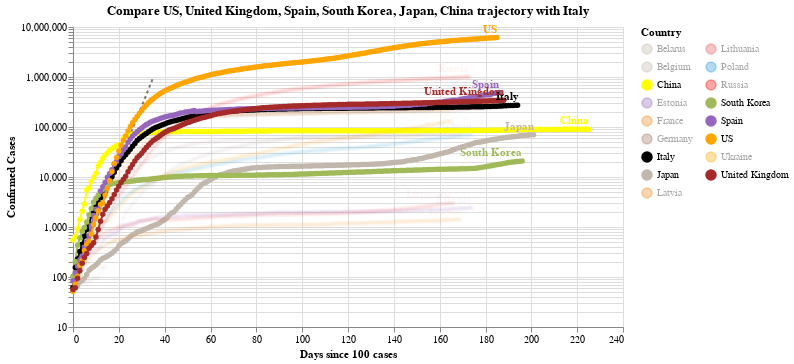

Here is the notebook cell this chart was saved with:
### Code cell
#hide_input
chart2 = make_since_chart(dff2, ['US', 'United Kingdom', 'Spain', 'South Korea', 'Japan', 'China'], baseline_countries)
chart2

### Figure 1 — Vega-Lite specification as saved in the notebook (floating-point values rounded to 4 significant figures; data arrays with more than 128 entries replaced by an {"elided": "..."} marker saying what was removed)
{"config": {"view": {"continuousWidth": 400, "continuousHeight": 300}}, "layer": [{"data": {"name": "data-628230001892d6798b50651be41d1b3e"}, "mark": {"type": "line", "color": "black", "opacity": 0.5, "strokeDash": [3, 3]}, "encoding": {"x": {"type": "quantitative", "field": "Days since 100 cases"}, "y": {"type": "quantitative", "field": "Confirmed Cases"}}}, {"data": {"name": "data-69a6ba6729a41c0e3ac816cea563e935"}, "mark": {"type": "line", "point": true}, "encoding": {"color": {"type": "nominal", "field": "Country", "legend": {"columns": 2}, "scale": {"domain": ["Belarus", "Belgium", "China", "Estonia", "France", "Germany", "Italy", "Japan", "Latvia", "Lithuania", "Poland", "Russia", "South Korea", "Spain", "US", "Ukraine", "United Kingdom"], "range": ["#C1B7AD", "#C1B7AD", "yellow", "#9467bd", "#F58518", "#9D755D", "black", "#C1B7AD", "#F58518", "#E45756", "#2495D3", "red", "#A1BA59", "#9467bd", "orange", "orange", "brown"]}}, "opacity": {"condition": {"value": 1, "selection": "selector007"}, "value": 0.05}, "tooltip": [{"type": "nominal", "field": "Country"}, {"type": "temporal", "field": "Date"}, {"type": "quantitative", "field": "Confirmed Cases"}, {"type": "quantitative", "field": "Days since 100 cases"}], "x": {"type": "quantitative", "field": "Days since 100 cases"}, "y": {"type": "quantitative", "field": "Confirmed Cases", "scale": {"type": "log"}}}, "selection": {"selector007": {"type": "multi", "fields": ["Country"], "bind": "legend", "init": [{"Country": "US"}, {"Country": "United Kingdom"}, {"Country": "Spain"}, {"Country": "South Korea"}, {"Country": "Japan"}, {"Country": "China"}, {"Country": "Italy"}]}}, "width": 550}, {"data": {"name": "data-69a6ba6729a41c0e3ac816cea563e935"}, "mark": {"type": "text", "align": "right", "dy": -8, "fontWeight": "bold"}, "encoding": {"color": {"type": "nominal", "field": "Country", "legend": {"columns": 2}, "scale": {"domain": ["Belarus", "Belgium", "China", "Estonia", "France", "Germany", "Italy", "Japan", "Latvia", "Lithuania", "Poland", "Russia", "South Korea", "Spain", "US", "Ukraine", "United Kingdom"], "range": ["#C1B7AD", "#C1B7AD", "yellow", "#9467bd", "#F58518", "#9D755D", "black", "#C1B7AD", "#F58518", "#E45756", "#2495D3", "red", "#A1BA59", "#9467bd", "orange", "orange", "brown"]}}, "opacity": {"condition": {"value": 1, "selection": "selector007"}, "value": 0.05}, "text": {"type": "nominal", "field": "Country"}, "tooltip": [{"type": "nominal", "field": "Country"}, {"type": "temporal", "field": "Date"}, {"type": "quantitative", "field": "Confirmed Cases"}, {"type": "quantitative", "field": "Days since 100 cases"}], "x": {"type": "quantitative", "field": "Days since 100 cases"}, "y": {"type": "quantitative", "field": "Confirmed Cases", "scale": {"type": "log"}}}, "transform": [{"filter": "(datum['Date'] >= 1599091200000)"}], "width": 550}], "title": "Compare US, United Kingdom, Spain, South Korea, Japan, China trajectory with Italy", "$schema": "https://vega.github.io/schema/vega-lite/v4.0.2.json", "datasets": {"data-628230001892d6798b50651be41d1b3e": [{"Days since 100 cases": 0, "Confirmed Cases": 100.0}, {"Days since 100 cases": 1, "Confirmed Cases": 130.0}, {"Days since 100 cases": 2, "Confirmed Cases": 169.0}, {"Days since 100 cases": 3, "Confirmed Cases": 219.7}, {"Days since 100 cases": 4, "Confirmed Cases": 285.6}, {"Days since 100 cases": 5, "Confirmed Cases": 371.3}, {"Days since 100 cases": 6, "Confirmed Cases": 482.7}, {"Days since 100 cases": 7, "Confirmed Cases": 627.5}, {"Days since 100 cases": 8, "Confirmed Cases": 815.7}, {"Days since 100 cases": 9, "Confirmed Cases": 1060.0}, {"Days since 100 cases": 10, "Confirmed Cases": 1379.0}, {"Days since 100 cases": 11, "Confirmed Cases": 1792.0}, {"Days since 100 cases": 12, "Confirmed Cases": 2330.0}, {"Days since 100 cases": 13, "Confirmed Cases": 3029.0}, {"Days since 100 cases": 14, "Confirmed Cases": 3937.0}, {"Days since 100 cases": 15, "Confirmed Cases": 5119.0}, {"Days since 100 cases": 16, "Confirmed Cases": 6654.0}, {"Days since 100 cases": 17, "Confirmed Cases": 8650.0}, {"Days since 100 cases": 18, "Confirmed Cases": 11250.0}, {"Days since 100 cases": 19, "Confirmed Cases": 14620.0}, {"Days since 100 cases": 20, "Confirmed Cases": 19000.0}, {"Days since 100 cases": 21, "Confirmed Cases": 24710.0}, {"Days since 100 cases": 22, "Confirmed Cases": 32120.0}, {"Days since 100 cases": 23, "Confirmed Cases": 41750.0}, {"Days since 100 cases": 24, "Confirmed Cases": 54280.0}, {"Days since 100 cases": 25, "Confirmed Cases": 70560.0}, {"Days since 100 cases": 26, "Confirmed Cases": 91730.0}, {"Days since 100 cases": 27, "Confirmed Cases": 119300.0}, {"Days since 100 cases": 28, "Confirmed Cases": 155000.0}, {"Days since 100 cases": 29, "Confirmed Cases": 201500.0}, {"Days since 100 cases": 30, "Confirmed Cases": 262000.0}, {"Days since 100 cases": 31, "Confirmed Cases": 340600.0}, {"Days since 100 cases": 32, "Confirmed Cases": 442800.0}, {"Days since 100 cases": 33, "Confirmed Cases": 575600.0}, {"Days since 100 cases": 34, "Confirmed Cases": 748300.0}, {"Days since 100 cases": 35, "Confirmed Cases": 972800.0}], "data-69a6ba6729a41c0e3ac816cea563e935": {"elided": "3139 records"}}}
